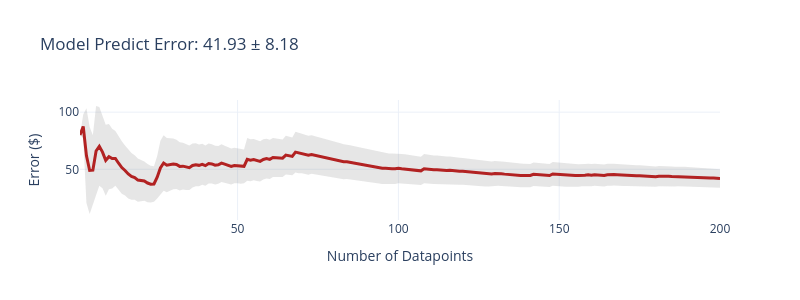
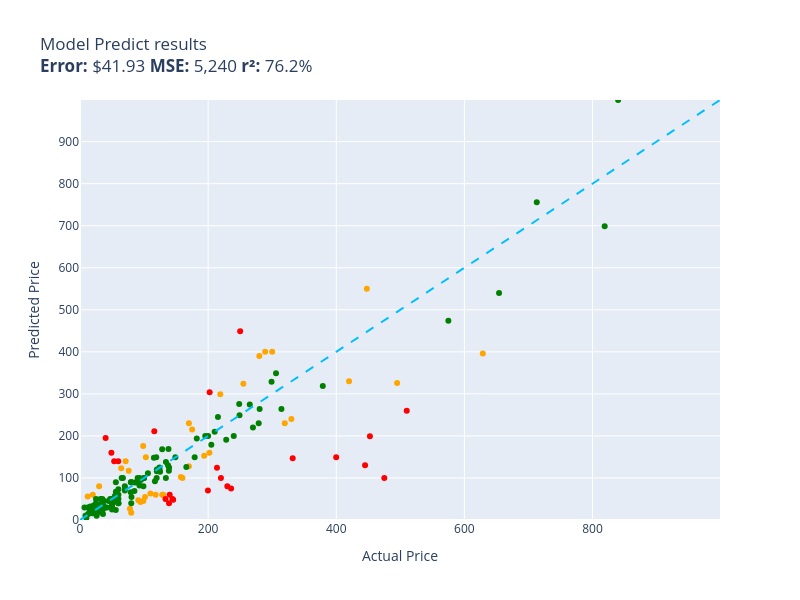

The notebook cell these images were saved under, in order:
### Code cell
set_seed(42)
evaluate(model_predict, test)

### Figure 1 — Plotly figure (JSON) as saved in the notebook; plotly's stock layout.template omitted (floating-point values rounded to 4 significant figures; data arrays with more than 128 entries replaced by an {"elided": "..."} marker saying what was removed)
{"data": [{"fill": "toself", "fillcolor": "rgba(128,128,128,0.2)", "hoverinfo": "skip", "line": {"color": "rgba(255,255,255,0)"}, "name": "95% CI", "showlegend": false, "type": "scatter", "x": {"elided": "400 int values"}, "y": {"elided": "400 float values"}}, {"customdata": {"elided": "200x1 float values"}, "hovertemplate": "n=%{x}<br>Avg Error=$%{y:,.2f}<br>±95% CI=$%{customdata[0]:,.2f}<extra></extra>", "line": {"color": "firebrick", "width": 3}, "mode": "lines", "name": "Cumulative Avg Error", "type": "scatter", "x": {"elided": "200 int values"}, "y": {"elided": "200 float values"}}], "layout": {"height": 300, "showlegend": false, "title": {"text": "Model Predict Error: 41.93 ± 8.18"}, "width": 800, "xaxis": {"title": {"text": "Number of Datapoints"}}, "yaxis": {"title": {"text": "Error ($)"}}}}

### Figure 2 — Plotly figure (JSON) as saved in the notebook; plotly's stock layout.template omitted (floating-point values rounded to 4 significant figures; data arrays with more than 128 entries replaced by an {"elided": "..."} marker saying what was removed)
{"data": [{"customdata": [["Excess V2 Distortion/Modulation Pedal  \nGuess=$299.00 Actual=$219.00"], ["Raven Pro Document Scanner Stand  \nGuess=$80.00 Actual=$29.85"], ["High‑Efficiency Twin‑Cylinder Air Compre...\nGuess=$240.00 Actual=$329.90"], ["SKB iSeries 3i-13096-6KP Camera Case  \nGuess=$215.00 Actual=$174.99"], ["Compact High‑Performance Mini PC  \nGuess=$326.00 Actual=$495.00"], ["Oil‑Rubbed Bronze Freestanding Tub Fille...\nGuess=$176.00 Actual=$98.65"], ["Clementoni 1000‑Piece Jigsaw Puzzle – Th...\nGuess=$17.00 Actual=$79.95"], ["Handar 10GBase‑LR SFP+ Transceiver  \nGuess=$60.00 Actual=$19.99"], ["GanFindX Portable Hand Control System  \nGuess=$100.00 Actual=$159.90"], ["Tidal Front & Rear Fender Flares – 4‑Pac...\nGuess=$324.00 Actual=$254.99"], ["LED Tail Light Assembly for 2014‑2021 To...\nGuess=$160.00 Actual=$201.99"], ["3D Tree Hole Stair Risers Vinyl Mural  \nGuess=$60.00 Actual=$129.99"], ["Solar Pendant Shed Light with Remote Con...\nGuess=$27.00 Actual=$77.96"], ["Festool Platin 2 6‑Inch S1000 Grit Sandi...\nGuess=$47.00 Actual=$91.00"], ["Western Digital 2TB Enterprise RE4-GP SA...\nGuess=$63.00 Actual=$109.95"], ["Poison Spyder Rocker Knocker 10-08-020  \nGuess=$396.00 Actual=$628.76"], ["Wall Mounted Shower Faucet Set  \nGuess=$117.00 Actual=$76.00"], ["Trail Gear Twin Stick Shift Kit  \nGuess=$390.00 Actual=$279.92"], ["Satco 4-Count LED A19 Light Bulbs  \nGuess=$56.00 Actual=$12.00"], ["Archangel 6‑Inch Action Figure  \nGuess=$45.00 Actual=$98.95"], ["Grey Pneumatic 1311SD 8‑Point Impact Soc...\nGuess=$102.00 Actual=$157.43"], ["LSI Broadcom 9300-8i 8‑Port 12Gb/s SATA+...\nGuess=$60.00 Actual=$118.00"], ["DuraGo Front Hub Assembly  \nGuess=$60.00 Actual=$128.34"], ["Ibanez Acoustic Mandolin M510 A‑Style  \nGuess=$230.00 Actual=$169.99"], ["Volvo Engine Cooling Coolant System  \nGuess=$149.00 Actual=$102.85"], ["Amana SC587 Carbide-Tipped 3-Wing Bevele...\nGuess=$140.00 Actual=$71.23"], ["17.3\" HD Glossy LCD Replacement Screen  \nGuess=$123.00 Actual=$64.37"], ["4\" Catback Exhaust Muffler Tip for Chevy...\nGuess=$153.00 Actual=$193.88"], ["Venom Power Terra Hunter R/T+ 35X12.5R20...\nGuess=$230.00 Actual=$319.65"], ["Audio‑Technica ATW‑T1002 System 10 Handh...\nGuess=$400.00 Actual=$289.00"], ["Carbon Fiber Racing Steering Wheel with ...\nGuess=$550.00 Actual=$447.74"], ["Pacific Drums 16\"x18\" Floor Tom, Red‑to‑...\nGuess=$330.00 Actual=$419.99"], ["DuraGo BR5330 Front Vented Disc Brake Ro...\nGuess=$55.00 Actual=$101.51"], ["Intex River Run Connect Lounge (4-Pack) ...\nGuess=$43.00 Actual=$94.49"], ["HP LaserJet 2100 Workgroup Laser Printer...\nGuess=$400.00 Actual=$299.98"], ["Xiaomi Redmi 10 2022 6.5\" 50MP Quad Came...\nGuess=$128.00 Actual=$169.99"]], "hovertemplate": "%{customdata[0]}<extra></extra>", "legendgroup": "orange", "marker": {"color": "orange", "size": 6, "symbol": "circle"}, "mode": "markers", "name": "orange", "orientation": "v", "showlegend": true, "type": "scatter", "x": [219.0, 29.85, 329.9, 175.0, 495.0, 98.65, 79.95, 19.99, 159.9, 255.0, 202.0, 130.0, 77.96, 91.0, 110.0, 628.8, 76.0, 279.9, 12.0, 98.95, 157.4, 118.0, 128.3, 170.0, 102.8, 71.23, 64.37, 193.9, 319.6, 289.0, 447.7, 420.0, 101.5, 94.49, 300.0, 170.0], "xaxis": "x", "y": [299.0, 80.0, 240.0, 215.0, 326.0, 176.0, 17.0, 60.0, 100.0, 324.0, 160.0, 60.0, 27.0, 47.0, 63.0, 396.0, 117.0, 390.0, 56.0, 45.0, 102.0, 60.0, 60.0, 230.0, 149.0, 140.0, 123.0, 153.0, 230.0, 400.0, 550.0, 330.0, 55.0, 43.0, 400.0, 128.0], "yaxis": "y"}, {"customdata": [["Telpo Headlight Assembly for 2015‑2017 T...\nGuess=$211.00 Actual=$115.99"], ["UPC RBC12-UPC Replacement Battery Cartri...\nGuess=$80.00 Actual=$229.99"], ["Lexmark X651 Compatible Toner Cartridge ...\nGuess=$50.00 Actual=$144.29"], ["Bam Trekking 3027SB Black Clarinet Backp...\nGuess=$147.00 Actual=$332.00"], ["DEWALT 20V MAX XR Impact Driver with Blu...\nGuess=$199.00 Actual=$452.53"], ["Evergreen Cylinder Head Gasket Set & Hea...\nGuess=$140.00 Actual=$59.69"], ["Travelpro Platinum Elite Slim Business L...\nGuess=$124.00 Actual=$213.83"], ["JRready Deutsch DT Series Connector Kit ...\nGuess=$70.00 Actual=$199.68"], ["Dakota Alert MURS Driveway Probe Sensor ...\nGuess=$100.00 Actual=$219.99"], ["Wenger City Upgrade 16\" Laptop Backpack ...\nGuess=$48.00 Actual=$145.42"], ["Kohler Filtered Water Faucet  \nGuess=$100.00 Actual=$475.00"], ["Portable 7500L Mini Projector  \nGuess=$140.00 Actual=$53.40"], ["Dual‑Intensity Amber Pindicator  \nGuess=$195.00 Actual=$40.00"], ["Evan‑Fischer Front Bumper Cover for 2015...\nGuess=$304.00 Actual=$202.38"], ["Sumerain LED Waterfall Bathroom Faucet  \nGuess=$75.00 Actual=$235.86"], ["Lighted Triangle Mirror Cabinet with Doo...\nGuess=$130.00 Actual=$445.00"], ["Canon Sure Shot 90U 35mm Compact Camera ...\nGuess=$149.00 Actual=$399.89"], ["Yamaha Mountain Max Seat Cover Replaceme...\nGuess=$40.00 Actual=$138.95"], ["Music Hall PA15.3 Phono Preamplifier  \nGuess=$449.00 Actual=$250.00"], ["Competition Clutch Disc & Pressure Plate...\nGuess=$260.00 Actual=$510.00"], ["StonKraft Brass Chess Board & Pieces  \nGuess=$60.00 Actual=$140.00"], ["Premium Front Suspension Steering Knuckl...\nGuess=$160.00 Actual=$48.99"], ["Targus CityGear 15‑17.3” Laptop Backpack...\nGuess=$50.00 Actual=$133.43"]], "hovertemplate": "%{customdata[0]}<extra></extra>", "legendgroup": "red", "marker": {"color": "red", "size": 6, "symbol": "circle"}, "mode": "markers", "name": "red", "orientation": "v", "showlegend": true, "type": "scatter", "x": [116.0, 230.0, 144.3, 332.0, 452.5, 59.69, 213.8, 199.7, 220.0, 145.4, 475.0, 53.4, 40.0, 202.4, 235.9, 445.0, 399.9, 138.9, 250.0, 510.0, 140.0, 48.99, 133.4], "xaxis": "x", "y": [211.0, 80.0, 50.0, 147.0, 199.0, 140.0, 124.0, 70.0, 100.0, 48.0, 100.0, 140.0, 195.0, 304.0, 75.0, 130.0, 149.0, 40.0, 449.0, 260.0, 60.0, 160.0, 50.0], "yaxis": "y"}, {"customdata": {"elided": "141x1 str values"}, "hovertemplate": "%{customdata[0]}<extra></extra>", "legendgroup": "green", "marker": {"color": "green", "size": 6, "symbol": "circle"}, "mode": "markers", "name": "green", "orientation": "v", "showlegend": true, "type": "scatter", "x": {"elided": "141 float values"}, "xaxis": "x", "y": {"elided": "141 float values"}, "yaxis": "y"}, {"hoverinfo": "skip", "line": {"color": "deepskyblue", "dash": "dash", "width": 2}, "mode": "lines", "name": "y = x", "showlegend": false, "type": "scatter", "x": [0, 999], "y": [0, 999]}], "layout": {"height": 600, "legend": {"title": {"text": "color"}, "tracegroupgap": 0}, "showlegend": false, "title": {"text": "Model Predict results<br><b>Error:</b> $41.93 <b>MSE:</b> 5,240 <b>r²:</b> 76.2%"}, "width": 800, "xaxis": {"anchor": "y", "domain": [0, 1], "range": [0, 999], "title": {"text": "Actual Price"}}, "yaxis": {"anchor": "x", "domain": [0, 1], "range": [0, 999], "title": {"text": "Predicted Price"}}}}
